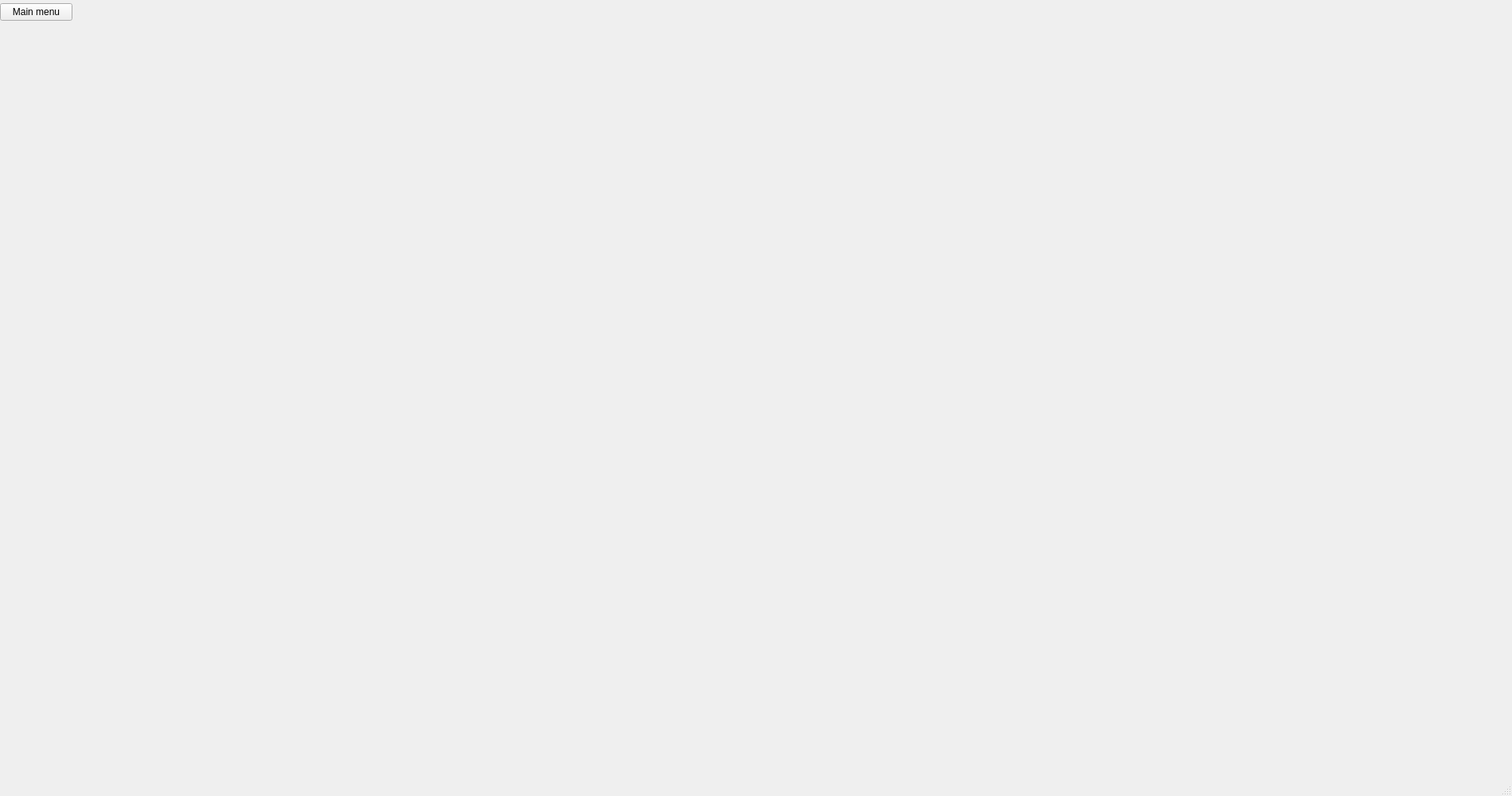
<?xml version="1.0" encoding="UTF-8"?>
<ui version="4.0">
 <class>SecondWindow</class>
 <widget class="QMainWindow" name="SecondWindow">
  <property name="geometry">
   <rect>
    <x>0</x>
    <y>0</y>
    <width>1900</width>
    <height>1000</height>
   </rect>
  </property>
  <property name="windowTitle">
   <string>STD</string>
  </property>
  <widget class="QWidget" name="centralwidget">
   <widget class="QWidget" name="gridLayoutWidget">
    <property name="geometry">
     <rect>
      <x>0</x>
      <y>0</y>
      <width>91</width>
      <height>31</height>
     </rect>
    </property>
    <layout class="QGridLayout" name="gridLayout">
     <item row="0" column="0">
      <widget class="QPushButton" name="pushButton">
       <property name="text">
        <string>Main menu</string>
       </property>
      </widget>
     </item>
    </layout>
   </widget>
  </widget>
  <widget class="QMenuBar" name="menubar">
   <property name="geometry">
    <rect>
     <x>0</x>
     <y>0</y>
     <width>1900</width>
     <height>22</height>
    </rect>
   </property>
  </widget>
  <widget class="QStatusBar" name="statusbar"/>
 </widget>
 <resources/>
 <connections/>
</ui>
